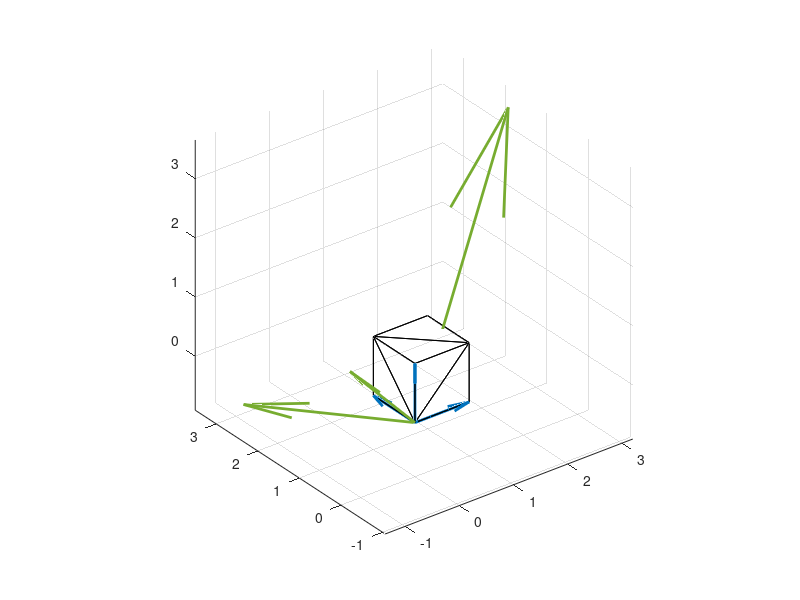

Write the MATLAB code that produced this figure. (Note: this script raises an error after producing the figure.)
%% Esercizio
% Rappresentare i 3 vettori della base canonica
% Costruire il cubo
close all
X=eye(3);
  zer=zeros(3,1);
quiver3(zer,zer,zer,X(:,1),X(:,2),X(:,3),'off','LineWidth',2)
% Mostrare il cubo di lato unitario
[x,y,z] = meshgrid([0;1],[0;1],[0;1]);
% Con le istruzioni che seguono x,y e z vengono trasformati in vettori
% colonna
x=x(:);
y=y(:);
z=z(:);
% XX=matrice che contiene le coordinate degli spigoli del cubo
XX=[x,y,z];
[TriIdx, vol] = convhull(XX(:,1),XX(:,2),XX(:,3));
% vol è il volumne
disp(['Volume del cubo unitario=' num2str(vol)])
% trisurf = grafico di superfici definite su griglie triangolari
hold('on')
trisurf(TriIdx, XX(:,1),XX(:,2),XX(:,3),'FaceAlpha',0)
axis equal


%% 
X=[-1.0542    2.7479   -0.5810
    -1.3661   -0.2187    1.4443
     3.2015    1.9302    3.3204];
close all
  zer=zeros(3,1);
quiver3(zer,zer,zer,X(:,1),X(:,2),X(:,3),'off','LineWidth',2)
hold('on')
strpoints="("+string(X(:,1))+","+string(X(:,2))+","+string(X(:,3))+")";
textscatter3(X(:,1),X(:,2),X(:,3),strpoints);
axis equal
%% 

% close all
figure
[U,Gam,V]=svd(X,'econ');
Y=X*V;

% 
[x,y,z] = meshgrid([0;1],[0;1],[0;1]);
x=x(:)*Gam(1,1);
y=y(:)*Gam(2,2);
z=z(:)*Gam(3,3);
XX=[x,y,z];
XX=XX*V';
[TriIdx, vol] = convhull(XX(:,1),XX(:,2),XX(:,3));
disp("Calcolo numerico del volume")
disp(vol)

% trisurf = grafico di superfici definite su griglie triangolari
trisurf(TriIdx, XX(:,1),XX(:,2),XX(:,3),'FaceAlpha',0)
hold('on')
  zer=zeros(3,1);
quiver3(zer,zer,zer,X(:,1),X(:,2),X(:,3),'off','LineWidth',2)
axis equal
%% Parallelepipedo ruotato
% close all
figure
XX=[x,y,z];
X2=XX(:,1);
Y2=XX(:,2);
Z2=XX(:,3);
[TriIdx, vol] = convhull(X2,Y2,Z2);
% trisurf = grafico di superfici definite su griglie triangolari
trisurf(TriIdx, X2, Y2, Z2,'FaceAlpha',0)
hold('on')
  zer=zeros(3,1);
  Xv=X*V;
quiver3(zer,zer,zer,Xv(:,1),Xv(:,2),Xv(:,3),'off','LineWidth',2)
% view(gca,[41.1475141015367 51.1570094916719]);
axis equal
% %% 
% X=[0 0 0;X;sum(X)];
% [k,vol]=convhull(X(:,1),X(:,2),X(:,3))
% 
% [TriIdx, V] = convhull(X,Y,Z)
% trisurf(TriIdx, X, Y, Z)
% 
% %% 
% A=[2 4 5;
%    3 1 2;
%    4 8 2];
% 
% a=alphaShape(A(:,1),A(:,2),A(:,3))
% 
% 
% clear all
% N = 100;
% x = linspace(0,1,N);
% y = linspace(0,1,N);
% Z = peaks(N)
% [X,Y] = meshgrid(x,y);
% [TriIdx, V] = convhull(X,Y,Z)
% trisurf(TriIdx, X, Y, Z)
% 
% 
% P = [0 0 0; 1 1 1; 1.5 0.5 2; 1.5 -0.5 2; 1.25 0.3 1; 1 0 1; 1.25 -0.3 1; 1 -1 1];
% [k,av] = convhull(P);
% trisurf(a,X(:),Y(:),Z(:),'FaceColor','cyan')
%      
% %% test
% x=[1 3 6];
% y=[2 1 4];
% z=[3 2 5];
% A=[x;y;z]
% [X,Y,Z] = meshgrid(x,y,z);
% [TriIdx,b]=convhull(X(:),Y(:),Z(:))
% trisurf(TriIdx, X(:),Y(:),Z(:),'FaceAlpha',0)
% 
% %% 
% close all
% k=0.1;
%  A=[1 3 4;
%     2 4 5;
%     6 8 2];
%   A=[0 0 1;
%      2 4 5;
%      6 8 2];
% 
%  a1=A(1,:);
%  a2=A(2,:);
%  a3=A(3,:);
% %  a1=A(:,1);
% %   a2=A(:,2);
% %   a3=A(:,3);
%  
% % [x,y,z] = meshgrid([min(a1):k:max(a1)],[min(a2):k:max(a2)],[min(a3):k:max(a3)]);
% [x,y,z] = meshgrid([0:k:max(a1)],[0:k:max(a2)],[0:k:max(a3)]);
% [x,y,z] = meshgrid(a1,a2,a3);
% [x,y,z] = meshgrid([0 1],[0 1],[0 1]);
% 
% center=0;
% x = 3*x(:)+center;
% y = 2*y(:)+center;
% z = 5*z(:)+center;
% % 26
% rot=true;
% if rot==true
% rng(27)
%  S=cov(randn(20,3));
%  [V,La]=eig(S);
% 
%  XX=[x y z]*V; % +[2 4 6];
%  x=XX(:,1);
%  y=XX(:,2);
%  z=XX(:,3);
% end
% [k1,av1] = convhull(x,y,z,'Simplify',true);
% 
% trisurf(k1,x,y,z,'FaceColor','cyan','FaceAlpha',0)
% hold('on')
% % quiver3(0,0,0,a1(3),a1(2),a1(3))
% % quiver3(0,0,0,3,0,0,'off')
% axis equal
% 
% XX=(diag([3 2 5])*V)
% zer=zeros(3,1);
% quiver3(zer,zer,zer,XX(:,1),XX(:,2),XX(:,3),'off','LineWidth',2)
% 
% %%
% [U,Gam,V1]=svd(XX,'econ');
% U'*XX*V1;
% 
% 
% %%
% n1=3;
% All=[A; a1+a2; a1+a3; a2+a3; a1+a2+a3];
% quiver3(zeros(n1,1),zeros(n1,1),zeros(n1,1),a1',a2',a3','off')
% hold('on')
% quiver3(0,0,0,3,0,0,'off')
